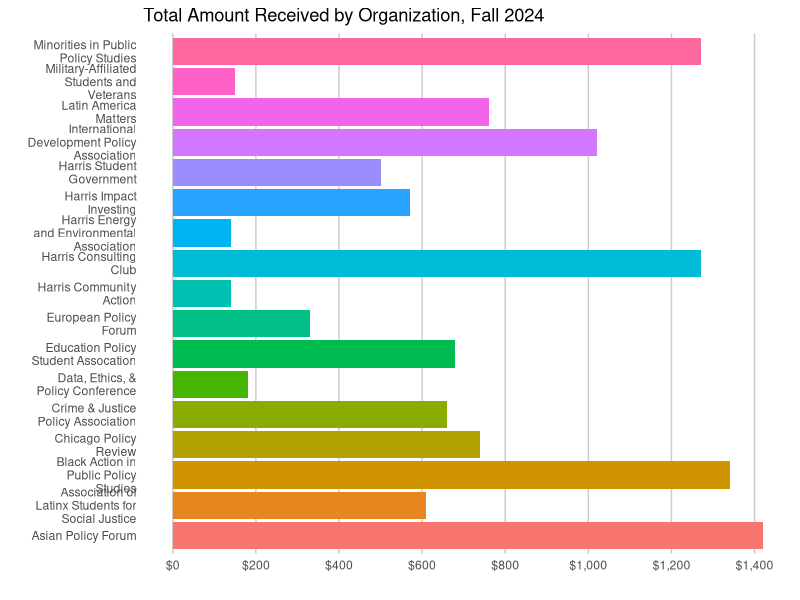
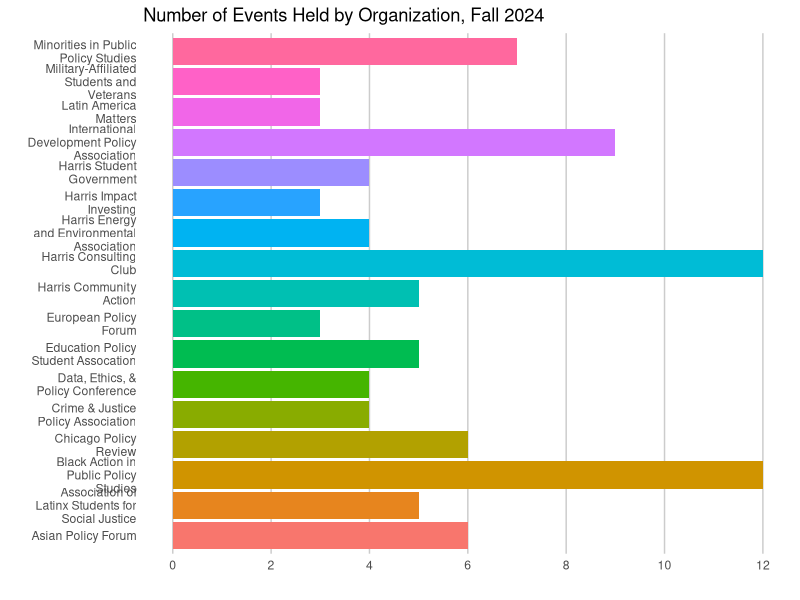
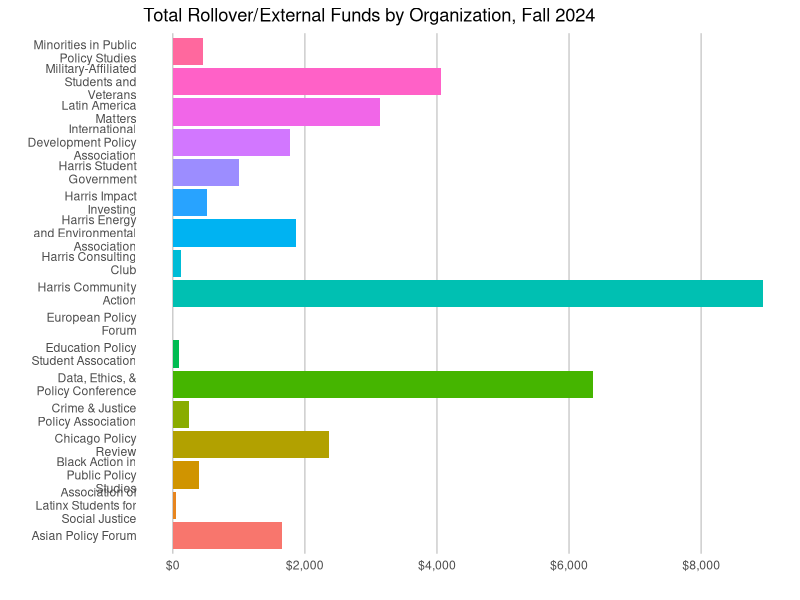
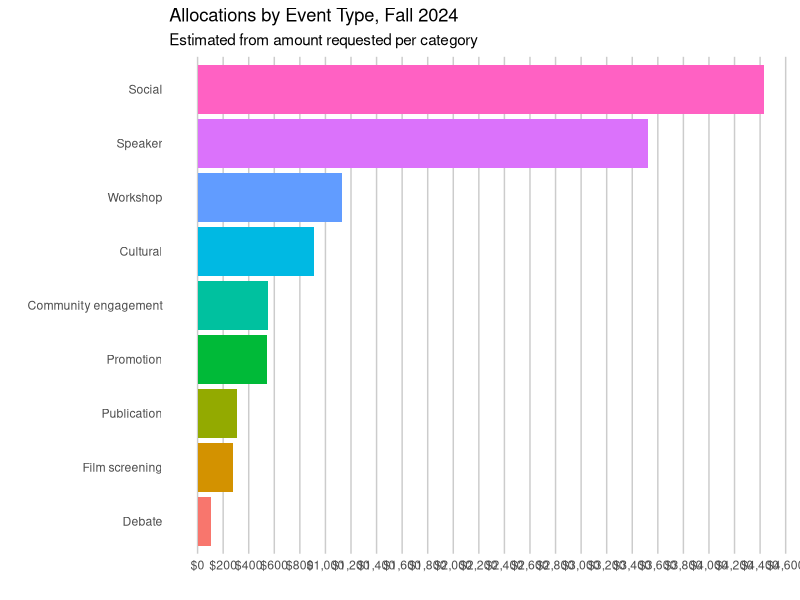
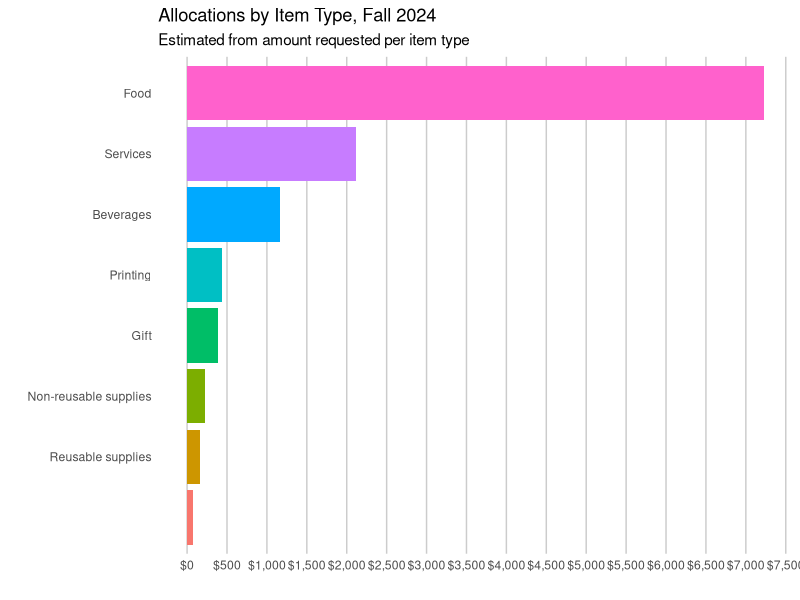

Write the R code that produced these figures, in order.
## ---- chunk 1
knitr::opts_chunk$set(echo = F, warning = F,message = F)
library(tidyverse)
## ---- chunk 2
df = read.csv("2024.csv")
hours = read.csv("hours.csv")

df <- df %>%
  group_by(org) %>%
  mutate(
    totalrequested=sum(amount),
    org=str_wrap(org,20)
  )

style <- function(p,dist=200,dollars=T) {
  p <- p  +
    xlab("") +
    ylab("") +
    coord_flip() +
    theme_classic() +
    theme(
      axis.line.y=element_blank(),
      axis.ticks.y=element_blank(),
      axis.line.x=element_blank(),
      axis.ticks.x=element_blank(),
      panel.grid.major.x=element_line(color="gray80")
    )
  
  if (dollars) {
    p <- p +
    scale_y_continuous(
      breaks = seq(0,10000,by=dist),
      labels = scales::dollar_format()
    )
  }

  return(p)
}
## ---- chunk 3
p <- df %>%
  group_by(org) %>%
  summarize(total=mean(totalreceived)) %>%
  ggplot(aes(org,total,fill=org)) +
  geom_bar(stat="identity",show.legend=F) +
  labs(title="Total Amount Received by Organization, Fall 2024")

style(p)
## ---- chunk 4
p <- df %>%
  group_by(org) %>%
  summarize(total=mean(nevents)) %>%
  ggplot(aes(org,total,fill=org)) +
  geom_bar(stat="identity",show.legend=F) +
  labs(title="Number of Events Held by Organization, Fall 2024")

style(p,dollars=F) +
  scale_y_continuous(breaks=seq(0,20,2))
## ---- chunk 5
p <- df %>%
  group_by(org) %>%
  summarize(rollover=mean(totalrollover)) %>%
  ggplot(aes(org,rollover,fill=org)) +
  geom_bar(stat="identity",show.legend=F) +
  labs(title="Total Rollover/External Funds by Organization, Fall 2024")
  
style(p,2000)
## ---- chunk 6
p <- df %>%
  group_by(org,category) %>%
  summarize(
    # scale the amount requested by 
    adjusted=sum(amount)/mean(totalrequested)*mean(totalreceived)
  ) %>%
  group_by(category) %>%
  summarize(adjusted=round(sum(adjusted))) %>%
  filter(!is.na(adjusted)) %>%
  mutate(
    category=fct_reorder(str_to_sentence(category), adjusted)
  ) %>%
  ggplot(aes(category,adjusted,fill=category)) +
  geom_bar(stat="identity",show.legend=F) +
  labs(title="Allocations by Event Type, Fall 2024",
       subtitle="Estimated from amount requested per category")

style(p)
## ---- chunk 7
p <- df %>%
  group_by(org,type) %>%
  summarize(
    # scale the amount requested by 
    adjusted=sum(amount)/mean(totalrequested)*mean(totalreceived)
  ) %>%
  group_by(type) %>%
  summarize(adjusted=round(sum(adjusted))) %>%
  filter(!is.na(adjusted)) %>%
  mutate(
    type=fct_reorder(str_to_sentence(type), adjusted)
  ) %>%
  ggplot(aes(type,adjusted,fill=type)) +
  geom_bar(stat="identity",show.legend=F) +
  labs(title="Allocations by Item Type, Fall 2024",
       subtitle="Estimated from amount requested per item type")

style(p,dist=500)
